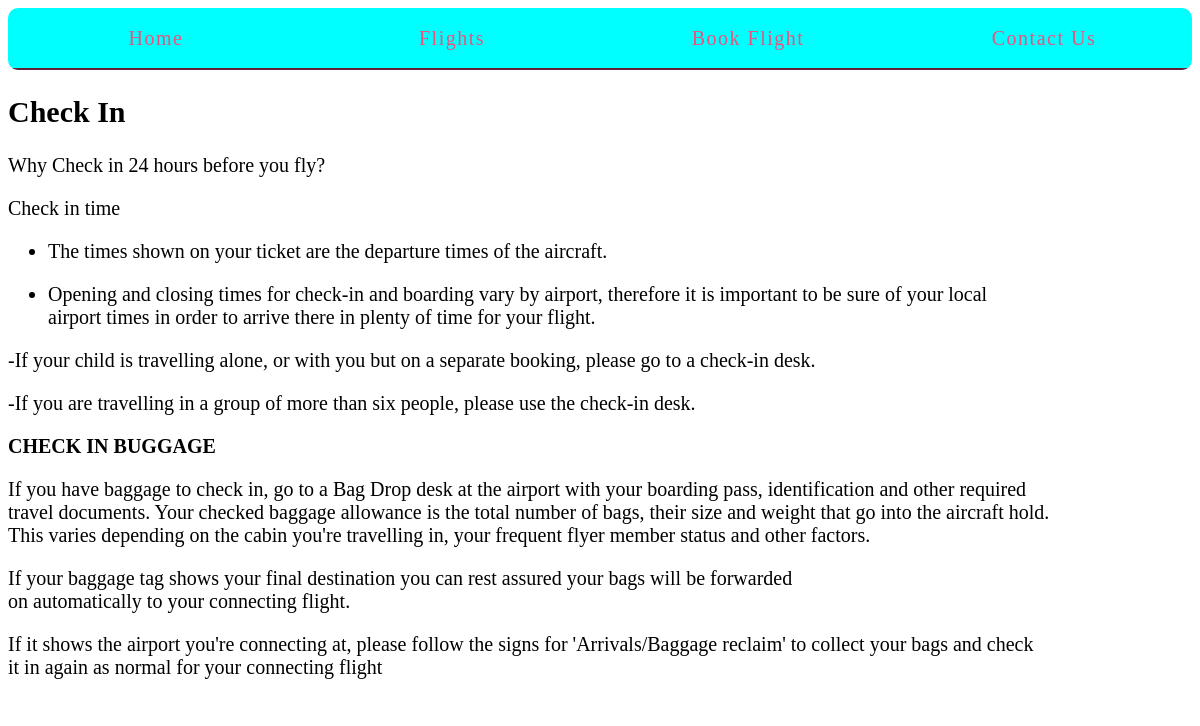
/bookings/4/, run on the app's committed database.
### bookings/models.py (models this page shows, shortened)
class Booking(models.Model):
	created_at = models.DateTimeField(auto_now_add=True)
	title = models.CharField(max_length=255)
	description = models.TextField()

### bookings/views.py (the view)
# urls.py: url(r'(?P<pk>\d+)/$', views.booking_detail, name='detail'),
def booking_detail(request, pk):
	booking = get_object_or_404(models.Booking, pk=pk)
	return render(request, 'bookings/booking_detail.html', {'booking': booking})

### bookings/templatetags/book_extra.py (called while the page is built)
@register.filter('markdown_to_html')
def markdown_to_html(markdown_text):
	html_body = markdown2.markdown(markdown_text)
	return mark_safe(html_body)

### bookings/templates/bookings/booking_detail.html (shortened to what this page needs)
{% extends "layout.html" %}
{% load humanize %}
{% load book_extra %}
{% block content %}
<article>
	<h2>{{ booking.title }}</h2>
	{{ booking.description|markdown_to_html }}
</article>
{% endblock %}

### assets/css/layout.css (style rules this page uses)
html { box-sizing: border-box; }
*, *::after, *::before { box-sizing: inherit; }

### data on the page
Booking: title "Check In", description "Why Check in 24 hours before you fly? Check in time The times shown on your ticket are the departure times of the aircraft. Opening and closing times for check-in and boarding vary by airport, therefore it is important to be sure of your local airport times in order to arrive there in plenty of time for your flight. -If your child is travelling alone, or with you but on a separate booking, please go to a check-in desk. -If you are travelling in a group of more than six people, please use the check-in desk. CHECK IN BUGGAGE If you have baggage to check in, go to a Bag Drop desk at the airport with your boarding pass, identification and other required travel documents. Your checked baggage…"
